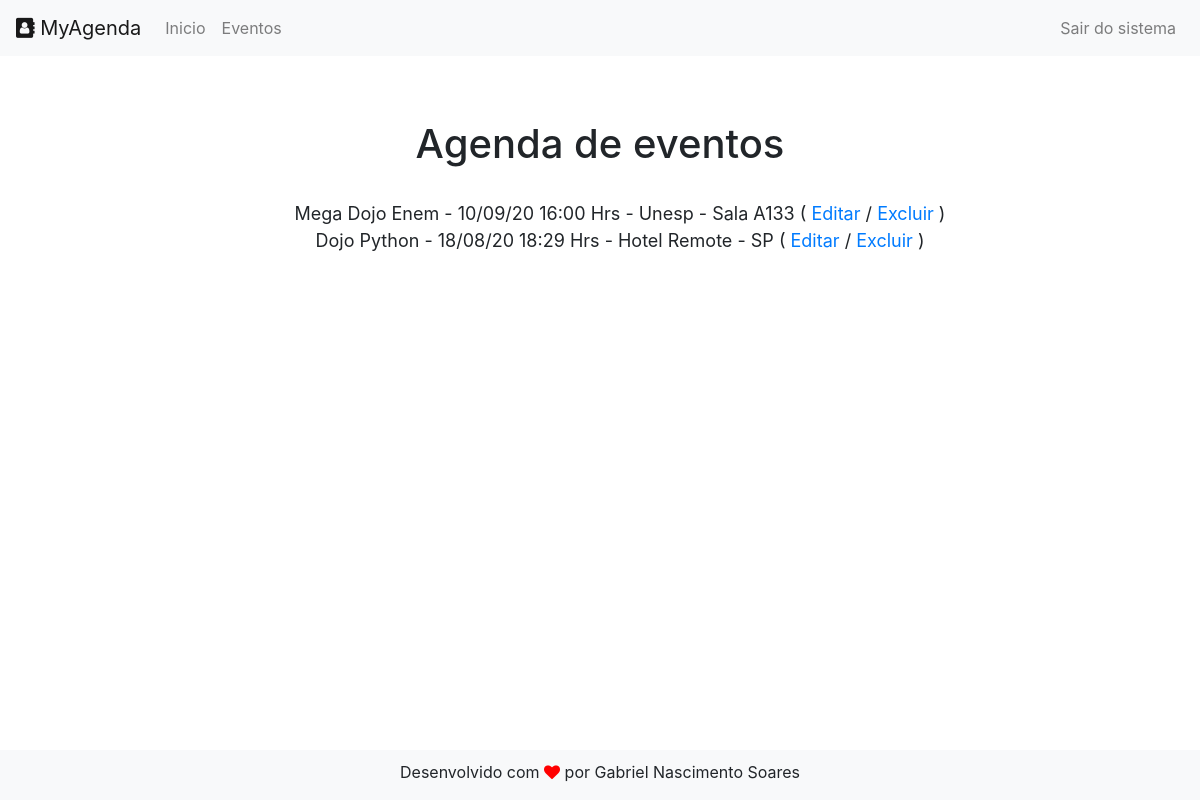
The page /agenda/ (signed in) on the database as committed earlier.
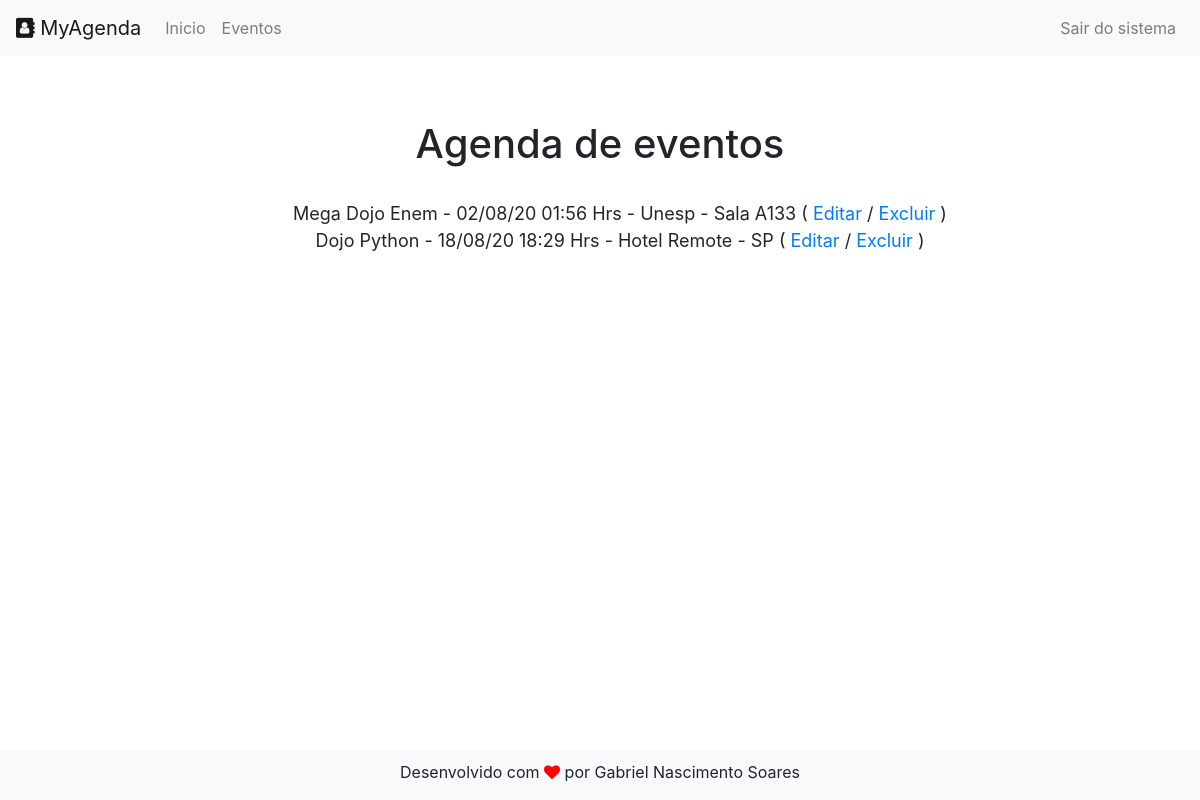
The same page on the database as committed later.
### core/models.py (models this page shows, shortened)
class Evento(models.Model):
    titulo = models.CharField(max_length=100, verbose_name='Título do Evento')
    descricao = models.TextField(blank=True, null=True)
    local = models.CharField(max_length=100, verbose_name='Local do Evento')
    data_evento = models.DateTimeField(verbose_name='Data do evento')
    data_criacao = models.DateTimeField(auto_now=True, verbose_name='Data da Criação')
    usuario = models.ForeignKey(User, on_delete=models.CASCADE)
    class Meta:
        db_table = 'evento'  # nome personalizado para tabela
    def get_data_evento(self): # self = this
        return self.data_evento.strftime('%d/%m/%y %H:%M Hrs')
    def get_evento_atrasado(self):
        if self.data_evento < datetime.now():
            return True
        else:
            return False

### core/views.py (the view)
# urls.py: path('agenda/', views.lista_eventos),
@login_required(login_url='/login/')
def lista_eventos(request):
    usuario = request.user # pegar os dados referente ao usuário logado
    data_atual = datetime.now() - timedelta(hours= 1) #lista os eventos com até 1 hora de atraso
    evento = Evento.objects.filter(usuario = usuario, data_evento__gt = data_atual)  # get(id=1) get = where consulta semelhante ao select
    dados = {'eventos': evento}
    return render(request, 'agenda.html', dados)

### templates/agenda.html (shortened to what this page needs)
{% load static %}
<!DOCTYPE html>
<html lang="en">
  <head>
    <link href="//maxcdn.bootstrapcdn.com/bootstrap/4.1.1/css/bootstrap.min.css" rel="stylesheet" id="bootstrap-css">
    <link href="{% static 'css/estilo2.css' %}" rel="stylesheet">
  </head>
    {% include "header.html" %}
    <br>
    <div class="text-center"> <br><br><br><br>
    <h1>Agenda de eventos</h1> <br>
    {% block content %}
    <ul style="font-size: 18px; list-style-type: none;">
      {% for evento in eventos %}
      <li>
      <div class="{% if evento.get_evento_atrasado %}atraso{% endif %}">
        {{ evento.titulo }} - {{evento.get_data_evento}} - {{evento.local}}
        (<a href="evento/?id={{evento.id}}" > Editar </a> / <a onclick="return confirm('Deseja deletar este evento ?');" href="evento/delete/{{ evento.id }}"> Excluir </a>)
      </div>
      </li>
      {% endfor %}
    </ul>
    {% endblock %}
    {% include "footer.html" %}
  </div>
  </body>
</html>

### templates/header.html (shortened to what this page needs)
<!DOCTYPE html>
<html lang="en">
<head>
    <link rel="stylesheet" href="https://cdnjs.cloudflare.com/ajax/libs/font-awesome/4.7.0/css/font-awesome.min.css">
    <link rel="stylesheet" href="https://stackpath.bootstrapcdn.com/bootstrap/4.5.0/css/bootstrap.min.css">
</head>
<body>
    <nav class="navbar fixed-top navbar-expand-lg navbar-light bg-light">
        <div class="collapse navbar-collapse" id="navbarTogglerDemo01">
          <a class="navbar-brand" href="#">
            <i class="fa fa-address-book" aria-hidden="true"></i>
            MyAgenda
          </a>
          <ul class="navbar-nav mr-auto mt-2 mt-lg-0">
            <li class="nav-item">
              <a class="nav-link" href="/agenda">Inicio</a>
            </li>
            <li class="nav-item">
              <a class="nav-link" href="/agenda/evento">Eventos</a>
            </li>
          </ul>
            <ul class="nav navbar-nav navbar-right">
            <li class="nav-item ml-auto">
              <a class="nav-link" href="/logout" tabindex="-1">Sair do sistema</a>
            </li>
            </ul>
        </div>
      </nav>
</body>
</html>

### templates/footer.html (shortened to what this page needs)
<!DOCTYPE html>
<html lang="en">
<head>
    <link rel="stylesheet" href="https://cdnjs.cloudflare.com/ajax/libs/font-awesome/4.7.0/css/font-awesome.min.css">
    <link rel="stylesheet" href="https://stackpath.bootstrapcdn.com/bootstrap/4.5.0/css/bootstrap.min.css">
</head>
<body>
    <div class="bg-light" style="bottom: 0;  right: 0px; margin-bottom: 0px; position: fixed; width: 100%; height: 50px;">
   <p style="padding: 10px;"> Desenvolvido com <i class="fa fa-heart" style="color: red;" aria-hidden="true"></i>
    por Gabriel Nascimento Soares </p>
   </div>
</body>
</html>

Rows that differ between the two databases and show on the page:
changed Evento "Mega Dojo Enem": get_data_evento "10/09/20 16:00 Hrs" → "02/08/20 01:56 Hrs"
